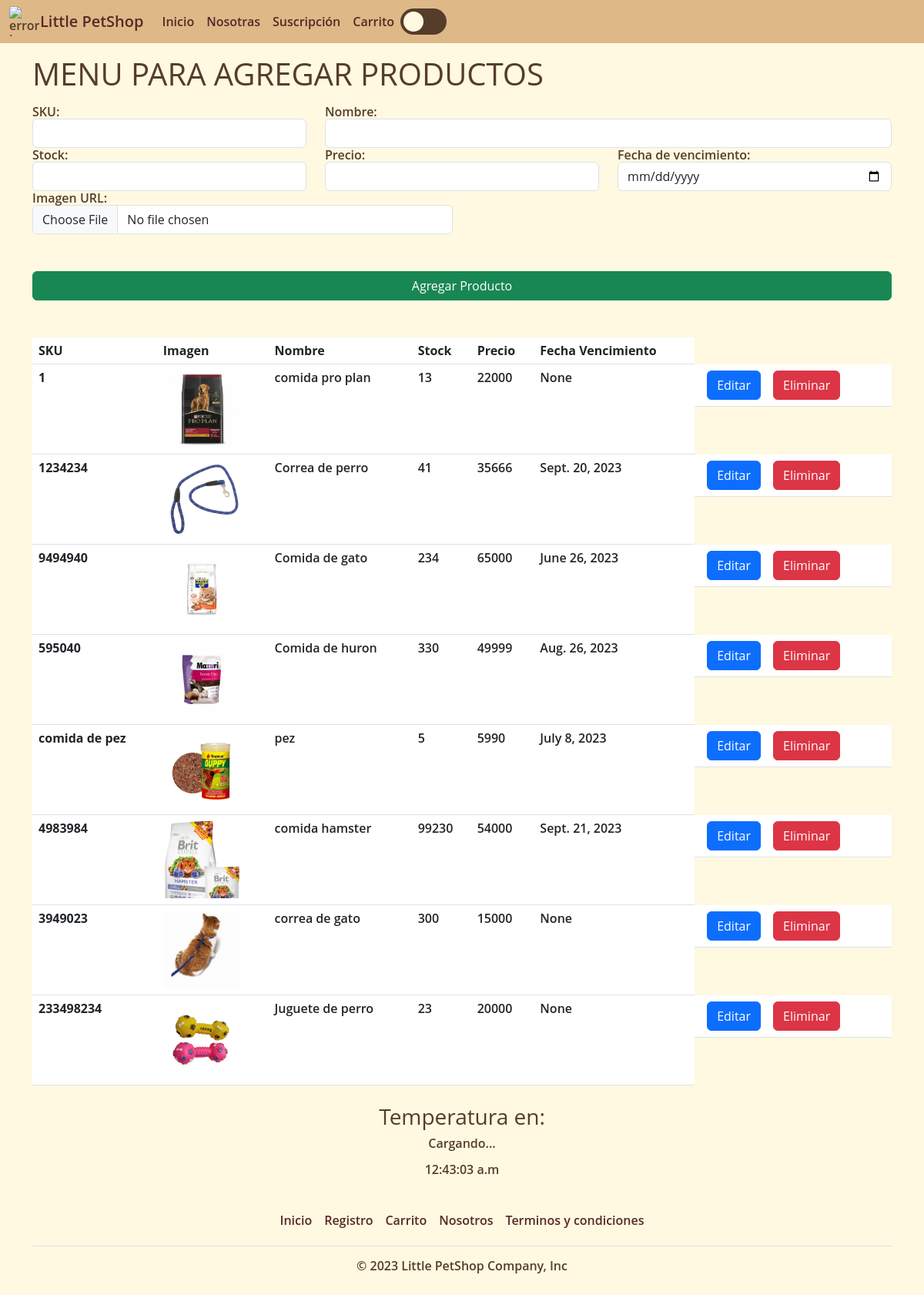
Screenshot of /agregarProducto with the database file from the repository.
### apps/Tienda/models.py (models this page shows, shortened)
class Producto(models.Model):
    sku = models.CharField(primary_key=True, max_length=50)
    nombreProd = models.CharField(max_length=50, null=False)
    precio = models.IntegerField(null=False)
    stock = models.IntegerField(null=True)
    fecha_vencimiento = models.DateField(null=True)
    image_url = models.ImageField(upload_to='images/', null=True, blank=True)

### apps/Tienda/views.py (the view)
# urls.py: path('agregarProducto',views.CargarAgregarProducto),
def CargarAgregarProducto(request):
    productos = Producto.objects.all()
    categoria = Categoria.objects.all()
    return render(request, "agregarProducto.html", {'prod':productos, 'Categoria':categoria})

### apps/Tienda/templates/agregarProducto.html (shortened to what this page needs)
{% extends './baseTodos.html' %}
{% load static %}
{% block body %}
<div class="container mt-3 mb-3">
    <h1>MENU PARA AGREGAR PRODUCTOS</h1>
</div>
    <div class="container">
        <form id="formularioAgregarProducto" action="/agregarProductoForm" method="POST" enctype="multipart/form-data"> {% csrf_token %}
            <div class="row">
                <div class="col-md-4">
                    <label for="txtSku">SKU:</label>
                    <input name="txtSku" id="txtSku" type="text" class="form-control">
                </div>
                <div class="col-md-8">
                    <label for="txtNombre">Nombre:</label>
                    <input name="txtNombre" id="txtNombre" type="text" class="form-control">
                </div>
                <div class="col-md-4">
                    <label for="txtStock">Stock:</label>
                    <input name="txtStock" id="txtStock" type="text" class="form-control">
                </div>
                <div class="col-md-4">
                    <label for="txtPrecio">Precio:</label>
                    <input name="txtPrecio" id="txtPrecio" type="number" class="form-control">
                </div>
                <div class="col-md-4">
                    <label for="fechaVencimientoSel">Fecha de vencimiento:</label>
                    <input type="date" name="fechaVencimientoSel" id="fechaVencimientoSel" type="text" class="form-control">
                </div>
                <div class="col-md-6">
                    <label for="txtImg">Imagen URL:</label>
                    <input name="txtImg" id="txtImg" type="file" class="form-control">
                </div>
            </div>
            <button class="btn btn-success mt-5 w-100">Agregar Producto</button>
        </form>
    </div>
    <div class="container mt-5">
        <table class="table">
            <thead>
              <tr>
                <th scope="col">SKU</th>
                <th scope="col">Imagen</th>
                <th scope="col">Nombre</th>
                <th scope="col">Stock</th>
                <th scope="col">Precio</th>
                <th scope="col">Fecha Vencimiento</th>
              </tr>
            </thead>
            <tbody>
                {% for p in prod %}
              <tr>
                <th scope="row">{{p.sku}}</th>
                <td><img src="{{p.image_url.url}}" alt="" height="100"></td>
                <td>{{p.nombreProd}}</td>
                <td>{{p.stock}}</td>
                <td>{{p.precio}}</td>
                <td>{{p.fecha_vencimiento}}</td>
                <td class="d-flex">
                    <a href="/editarProducto/{{p.sku}}" class="btn btn-primary mx-2">Editar</a>
                    <a href="/eliminarProducto/{{p.sku}}" class="btn btn-danger mx-2">Eliminar</a>
                </td>
              </tr>
                {% endfor %}
            </tbody>
          </table>
    </div>
{% endblock %}

### apps/Tienda/static/css/estilos.css (style rules this page uses)
body { margin: 0; font: 600 16px/18px "Open Sans", sans-serif; }
:root { --color-fuente: #553d2a; --color-fondo: #fff9e1; }
body { background-color: var(--color-fondo); color: var(--color-fuente); }
a { color: inherit; text-decoration: none; }

### rows the page displays
Producto: sku "1", image_url (picture), nombreProd "comida pro plan", stock "13", precio "22000", fecha_vencimiento "None"
Producto: sku "1234234", image_url (picture), nombreProd "Correa de perro", stock "41", precio "35666", fecha_vencimiento "Sept. 20, 2023"
Producto: sku "9494940", image_url (picture), nombreProd "Comida de gato", stock "234", precio "65000", fecha_vencimiento "June 26, 2023"
Producto: sku "595040", image_url (picture), nombreProd "Comida de huron", stock "330", precio "49999", fecha_vencimiento "Aug. 26, 2023"
Producto: sku "comida de pez", image_url (picture), nombreProd "pez", stock "5", precio "5990", fecha_vencimiento "July 8, 2023"
Producto: sku "4983984", image_url (picture), nombreProd "comida hamster", stock "99230", precio "54000", fecha_vencimiento "Sept. 21, 2023"
Producto: sku "3949023", image_url (picture), nombreProd "correa de gato", stock "300", precio "15000", fecha_vencimiento "None"
Producto: sku "233498234", image_url (picture), nombreProd "Juguete de perro", stock "23", precio "20000", fecha_vencimiento "None"
